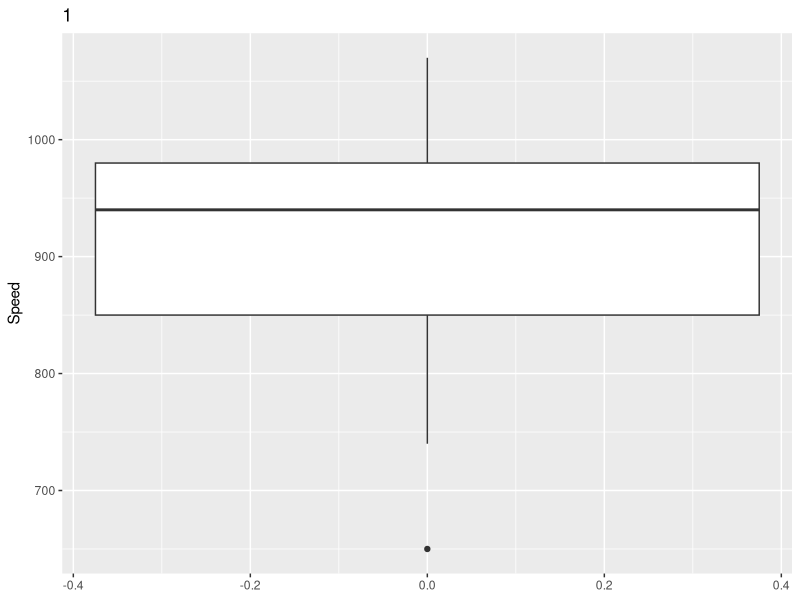
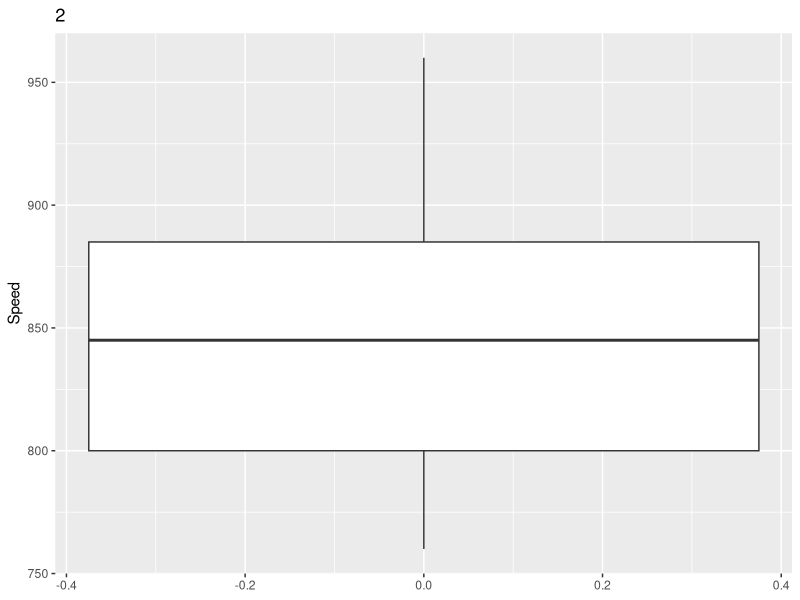
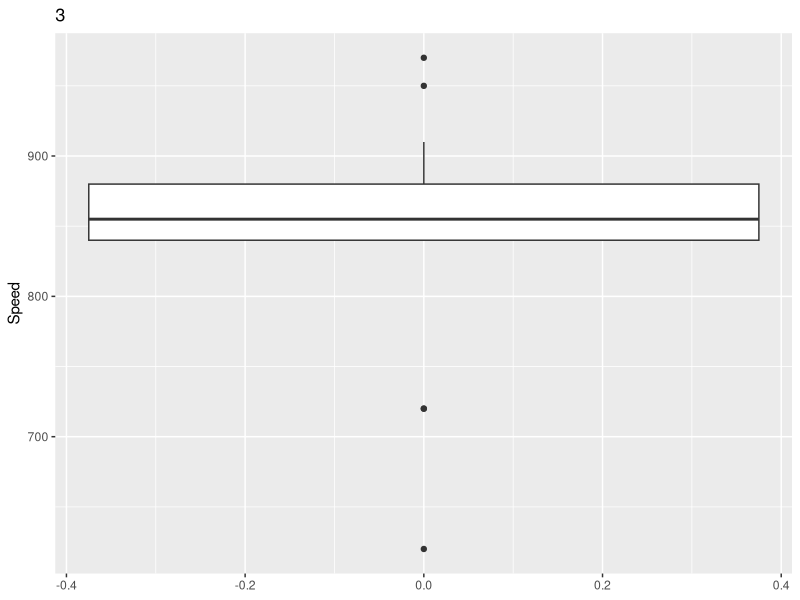
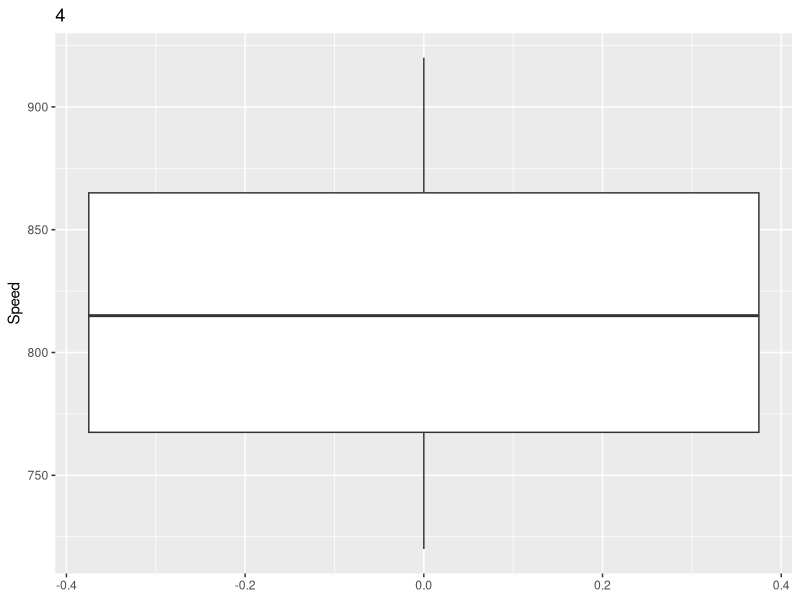
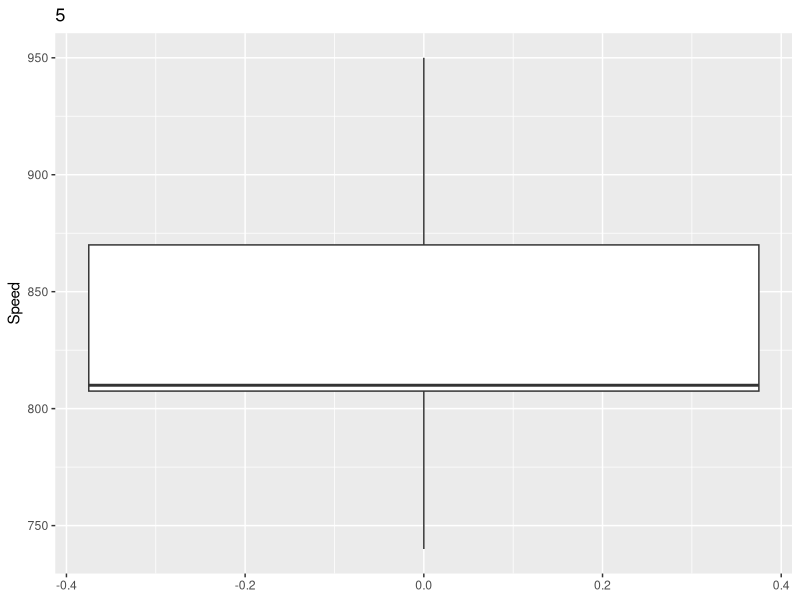
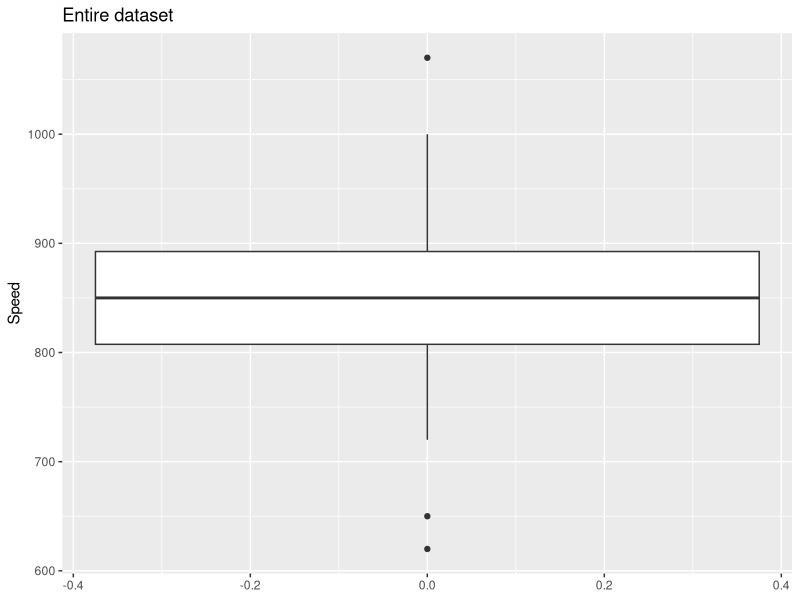
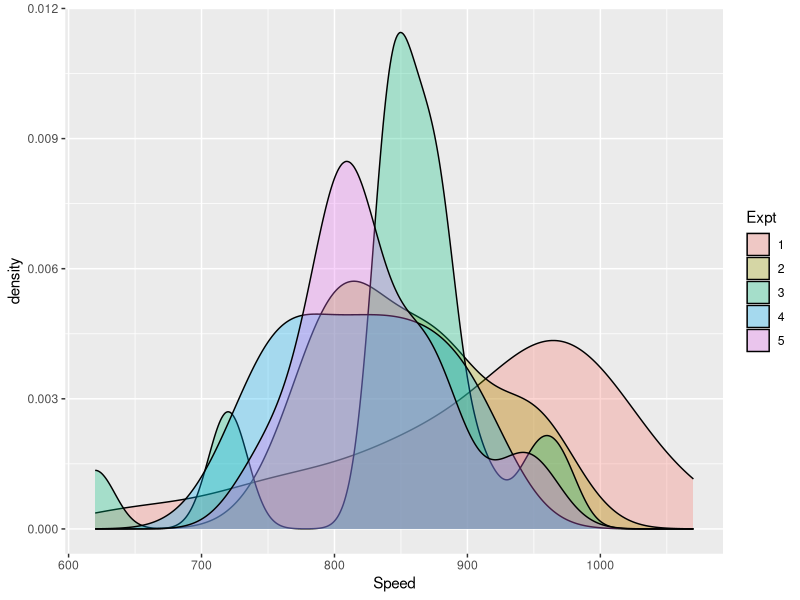
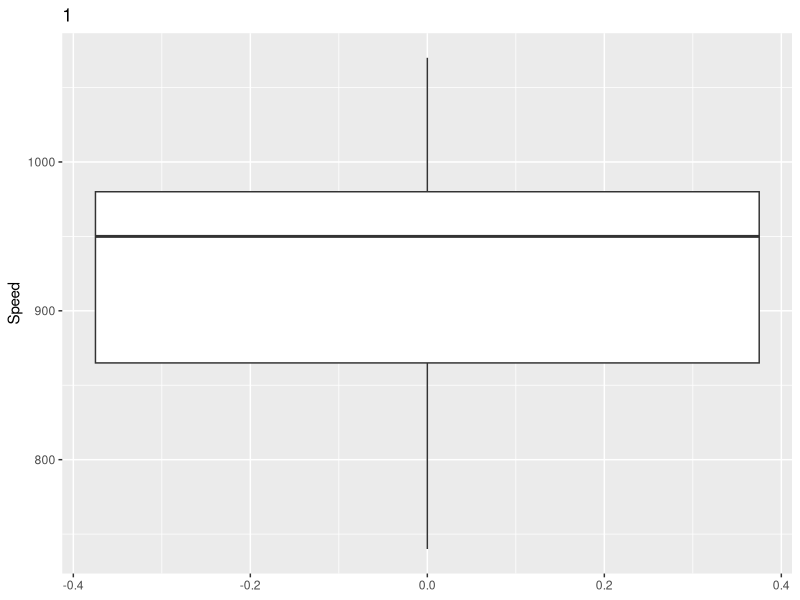

Recreate these plots in R, in order.
## ---- chunk 1
knitr::opts_chunk$set(echo = TRUE)
## ---- chunk 2
library(dplyr)
library(ggplot2)
## ---- chunk 3
data <- read.csv("humans-names.csv")
morleydata <- read.table("morley.dat",header=T)
morley = read.table("morley.dat",header=T)

## ---- chunk 4
expt = unique(morley$Expt)
expt.i = expt[1]
mu = c()
std = c()
idx.list = list()
for(expt.i in expt)
{
  morley.i = morley[morley$Expt==expt.i,]
  print(ggplot(morley.i,aes(y=Speed)) + geom_boxplot() + ggtitle(expt.i))
  q1 = quantile(morley.i$Speed, 0.25)
  q3 = quantile(morley.i$Speed, 0.75)
  IQR = 1.5*(q3-q1)
  
  idx = which(morley.i$Speed < (q1 - IQR) | morley.i$Speed > (q3+IQR))
  #print(IQR)
  idx.list = c(idx.list, list(idx)) 
  print(morley.i$Speed[idx])
  
}
ggplot(morley,aes(y=Speed)) + geom_boxplot() + ggtitle("Entire dataset")
## ---- chunk 5
morleydata$Expt <- as.factor(morleydata$Expt)

head(morleydata)
#morley2$Expt = as.factor(morley2$Expt)
morleydata%>% ggplot(aes(x = Speed, fill = Expt))+
  geom_density(alpha = 0.3)
## ---- chunk 6

i=1
index = c()
for (expt.i in expt)
{
  idx.expt = which(morley$Expt==expt.i)
  idx = idx.expt[1] + idx.list[[i]]-1
  i=i+1
  index = c(index,idx)
}
index = setdiff(1:nrow(morley),index)
morley2 = morley[index,]
## ---- chunk 7
for(expt.i in expt)
{
  morley.i = morley2[morley2$Expt==expt.i,]
  print(ggplot(morley.i,aes(y=Speed)) + geom_boxplot() + ggtitle(expt.i))
}
## ---- chunk 8
morley2$Expt = as.factor(morley2$Expt)
morley2%>% ggplot(aes(x = Speed, fill = Expt))+
  geom_density(alpha = 0.3)
#The differences are reduced but substantial differences remain.
## ---- chunk 9
library(dplyr)
library(stringdist)
data = read.csv('humans-names.csv')
names = unique(data$Name)
data.2 = data
correct.names = c('James','David','Barbara','John','Michael','William','Elizabeth','Joseph','Jessica','Susan','Patricia','Robert','Linda','Mary','Marie','Jennifer','Richard','Jon')
names.mat = outer(correct.names,names,function(x,y){stringdist(x,y)})
idx = apply(names.mat,2,function(x){which(x<=2)})
for(i in 1:length(names))
{
  if(length(idx[[i]])==1)
    data.2$Name[data$Name==names[i]] = correct.names[idx[[i]]]
  else
  {  
    #print(names[i])
    #print('possible names:')
    #print(correct.names[idx[[i]]])
    if(names[i]=='eJohn')
      data.2$Name[data$Name==names[i]] = 'John'
    else if(names[i]=='ohn')
      data.2$Name[data$Name==names[i]] = 'John'
    else if(names[i]=='Jeon')
      data.2$Name[data$Name==names[i]] = 'Jon'
    else if(names[i]=='Johen')
      data.2$Name[data$Name==names[i]] = 'John'
    else if(names[i]=='Mari')
      data.2$Name[data$Name==names[i]] = 'Marie'
    else if(names[i]=='oJhn')
      data.2$Name[data$Name==names[i]] = 'John'
    else if(names[i]=='Joh')
      data.2$Name[data$Name==names[i]] = 'John'
    else if(names[i]=='Maire')
      data.2$Name[data$Name==names[i]] = 'Marie'
    else if(names[i]=='on')
      data.2$Name[data$Name==names[i]] = 'Jon'
    else if(names[i]=='Marei')
      data.2$Name[data$Name==names[i]] = 'Marie'
    else if(names[i]=='Mar')
      data.2$Name[data$Name==names[i]] = 'Mary'
     else if(names[i]=='Jhn')
      data.2$Name[data$Name==names[i]] = 'John'
    else if(names[i]=='Maire')
      data.2$Name[data$Name==names[i]] = 'Marie'
    else if(names[i]=='Jn')
      data.2$Name[data$Name==names[i]] = 'Jon'
    else if(names[i]=='Marey')
      data.2$Name[data$Name==names[i]] = 'Mary'
    else if(names[i]=='Jhon')
      data.2$Name[data$Name==names[i]] = 'John'
     else if(names[i]=='Jonh')
      data.2$Name[data$Name==names[i]] = 'John'
    else if(names[i]=='Joen')
      data.2$Name[data$Name==names[i]] = 'Jon'
    else if(names[i]=='Jo')
      data.2$Name[data$Name==names[i]] = 'Jon'
   
  }
}
print(data.2$Name[!data.2$Name%in%correct.names])
